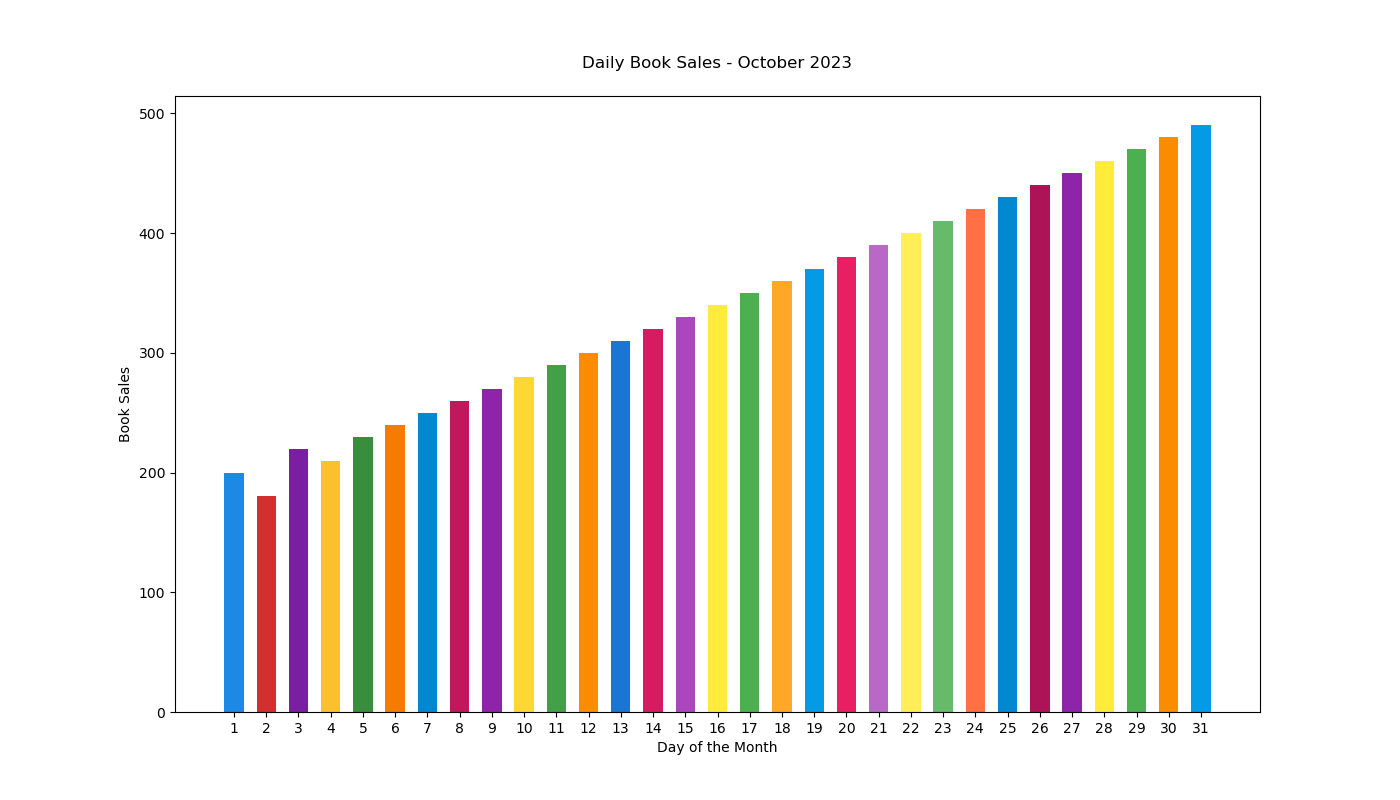

Python code for this plot:

import matplotlib.pyplot as plt

# Data
days = [str(day) for day in range(1, 32)]
book_sales = [200, 180, 220, 210, 230, 240, 250, 260, 270, 280, 290, 300, 310, 320, 330, 
              340, 350, 360, 370, 380, 390, 400, 410, 420, 430, 440, 450, 460, 470, 480, 490]

# Creating the figure and specifying figure size
plt.figure(figsize=(14, 8))

# Creating the bar chart as a vertical chart
plt.bar(days, book_sales, width=0.6, color=['#1E88E5', '#D32F2F', '#7B1FA2', '#FBC02D',
                                            '#388E3C', '#F57C00', '#0288D1', '#C2185B',
                                            '#8E24AA', '#FDD835', '#43A047', '#FB8C00',
                                            '#1976D2', '#D81B60', '#AB47BC', '#FFEB3B',
                                            '#4CAF50', '#FFA726', '#039BE5', '#E91E63',
                                            '#BA68C8', '#FFEE58', '#66BB6A', '#FF7043',
                                            '#0288D1', '#AD1457', '#8E24AA', '#FFEB3B',
                                            '#4CAF50', '#FB8C00', '#039BE5'])

# Adding labels and title
plt.xlabel('Day of the Month')
plt.ylabel('Book Sales')
plt.title('Daily Book Sales - October 2023', pad=20)

# Show the plot
plt.show()
